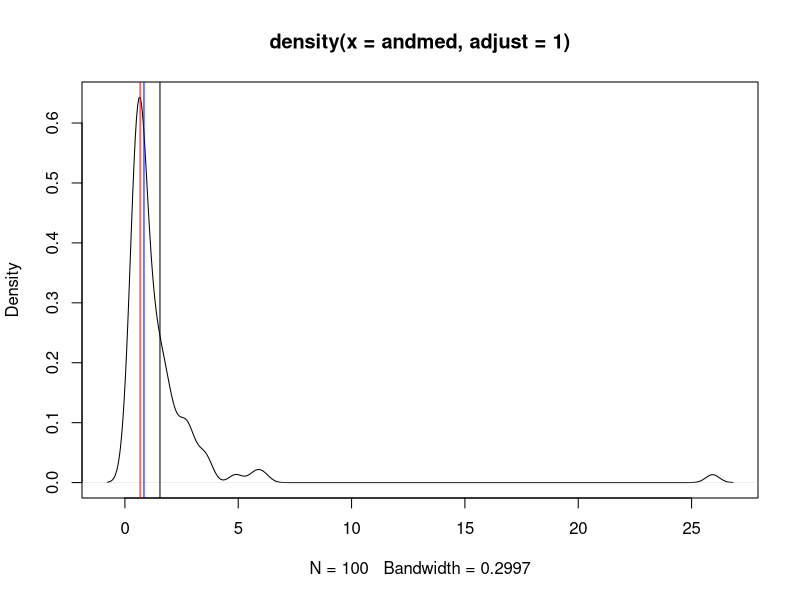

Recreate this plot in R. (Note: this script raises an error after producing the figure.)
## ---- chunk 1
andmed <- rlnorm(100)
mode <-  function(x, adjust = 1) {
  x <- na.omit(x)
  dx <- density(x, adjust = adjust)
  dx$x[which.max(dx$y)]
}
plot(density(andmed, adjust = 1))
abline(v = mode(andmed), col = "red")
abline(v = median(andmed), col = "blue")
abline(v = mean(andmed))
## ---- chunk 2

multiplicative_sd <- function(x) {
  x <- na.omit(x)
  log_data <- log10(x)
  log_mean <- mean(log_data)
  log_sd <- sd(log_data)
  geom_mean <- 10**log_mean
  mult_sd <- 10**log_sd
  lower1 <- geom_mean/mult_sd
  upper1 <- geom_mean * mult_sd
  lower2 <- geom_mean/(mult_sd**2)
  upper2 <- geom_mean * (mult_sd**2)
  Mean <- mean(x)
  lower3 <- mean(x) - sd(x)
  upper3 <- mean(x) + sd(x)
  lower4 <- mean(x) - sd(x)*2
  upper4 <- mean(x) + sd(x)*2
  results <- tibble(SD=c("multiplicative_SD", 
                         "multiplicative_2_SD", 
                         "additive_SD", 
                         "additive_2_SD"), 
                    MEAN=c(geom_mean, 
                           geom_mean, 
                           Mean, 
                           Mean), 
                    lower=c(lower1, 
                            lower2, 
                            lower3, 
                            lower4), 
                    upper=c(upper1, 
                            upper2, 
                            upper3, 
                            upper4) )
  results
}

multiplicative_sd(andmed)
## ---- chunk 3
set.seed(5363)
norm_andmed <- rnorm(3, 100, 20)
multiplicative_sd(norm_andmed)
## ---- chunk 4
library(car)
qqPlot(andmed)
## ---- chunk 5
qqPlot(log2(andmed))
## ---- chunk 6
mad(andmed, constant = 1); sd(andmed); mad(andmed)
## ---- chunk 7
mad(log10(andmed), constant = 1); sd(log10(andmed)); mad(log10(andmed))
## ---- chunk 8
cor(iris$Sepal.Length, iris$Sepal.Width, use = "complete.obs")
## ---- chunk 9
knitr::include_graphics("img/Slide1.jpg")
## ---- chunk 10
# numeric columns only!
# the following gives cor matrix with 
# frequentist correction for mutliple testing:
# print(psych::corr.test(iris[-5]))
# only numeric cols allowed! Hence -Species
cor(iris[,-5]) 
